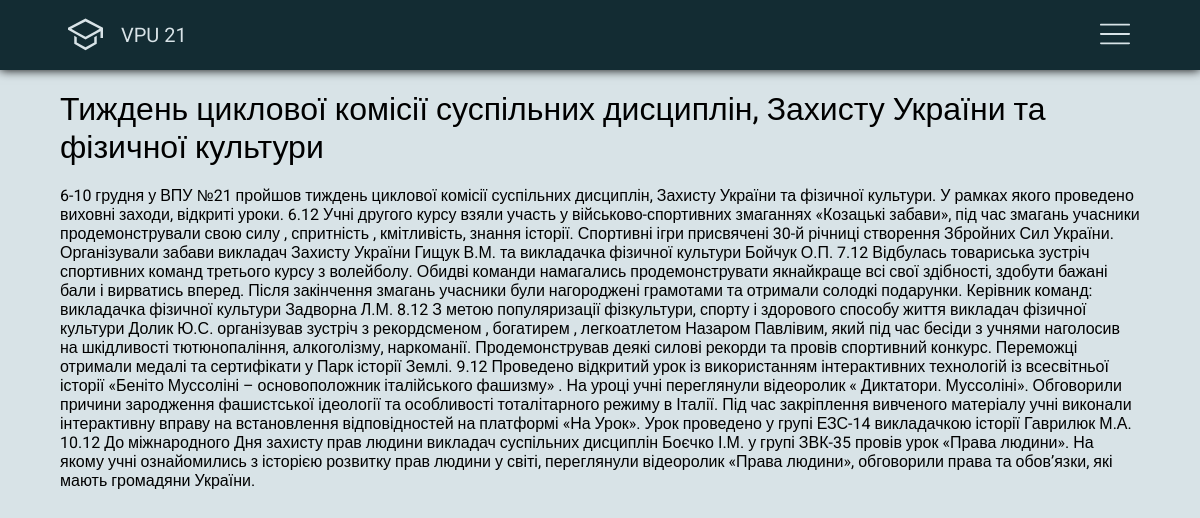
Screenshot of /news/3 with the database file from the repository.
### news/models.py (models this page shows, shortened)
class Article(models.Model):
    title = models.CharField(max_length=250)
    text = models.TextField()
    img = models.TextField(max_length=1000, default='')

### news/views.py (the view)
# urls.py: path('/<int:idNews>', views.showNews)
def showNews(request, idNews):
    article = Article.objects.filter(id=idNews)
    data = {"article": article[0]}
    return render(request, 'news/showNews.html',data)

### news/templates/news/showNews.html
{% include 'home/header.html' %}
<div class="showNews">
    <div class="container">
        <h1 class="">{{ article.title }}</h1>
        <p>{{ article.text }}</p>
    </div>
</div>
{% include 'home/footer.html' %}

### home/static/home/css/style.css (style rules this page uses)
* { margin: 0; padding: 0; font-family: "Roboto", sans-serif; }
body { background: #d8e3e7; }
h1, h2 { font-weight: normal; }
.container { display: -webkit-box; display: -ms-flexbox; display: flex; width: 90%; margin: 0 auto; }
.showNews .container { -webkit-box-orient: vertical; -webkit-box-direction: normal; -ms-flex-direction: column; flex-direction: column; }
.showNews h1 { margin: 20px 0; }

### rows the page displays
Article: title "Тиждень циклової комісії суспільних дисциплін, Захисту України та фізичної культури", text "6-10 грудня у ВПУ №21 пройшов тиждень циклової комісії суспільних дисциплін, Захисту України та фізичної культури. У рамках якого проведено виховні заходи, відкриті уроки. 6.12 Учні другого курсу взяли участь у військово-спортивних змаганнях «Козацькі забави», під час змагань учасники продемонстрували свою силу , спритність , кмітливість, знання історії. Спортивні ігри присвячені 30-й річниці створення Збройних Сил України. Організували забави викладач Захисту України Гищук В.М. та викладачка фізичної культури Бойчук О.П. 7.12 Відбулась товариська зустріч спортивних команд третього курсу з волейболу. Обидві команди намагались продемонструвати якнайкраще всі свої здібності, здобути бажані…"
